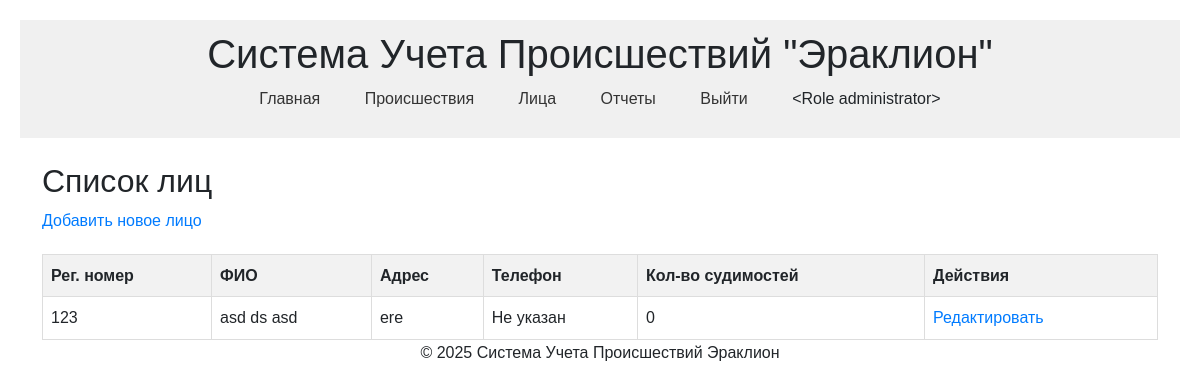
Screenshot of /persons (signed in) with the database file from the repository.
### models.py (models this page shows, shortened)
class Role(db.Model):
    id = db.Column(db.Integer, primary_key=True)
    name = db.Column(db.String(50), unique=True, nullable=False)
    description = db.Column(db.Text)
    def __repr__(self):
        return f'<Role {self.name}>'

class Person(db.Model):
    id = db.Column(db.Integer, primary_key=True)
    reg_number = db.Column(db.String(50), unique=True, nullable=False)
    first_name = db.Column(db.String(100), nullable=False)
    last_name = db.Column(db.String(100), nullable=False)
    patronymic = db.Column(db.String(100))
    address = db.Column(db.String(255))
    phone = db.Column(db.String(20))  # новое поле
    convictions_count = db.Column(db.Integer, default=0)
    incident_roles = db.relationship('IncidentPerson', backref='person', lazy='dynamic')

### routes.py (the view)
@login_required
@routes.route('/persons')
def list_persons():
    persons = Person.query.all()
    return render_template('persons/list_persons.html', persons=persons)

### app.py (called while the page is built)
@login_manager.user_loader
def load_user(user_id):
    return User.query.get(int(user_id))

### templates/persons/list_persons.html
{% extends "base.html" %}
{% block content %}
    <h2>Список лиц</h2>
    {% if current_user.is_authenticated %}
        {% if current_user.role.name == 'administrator' %}
            <a href="{{ url_for('routes.add_person') }}">Добавить новое лицо</a>
        {% endif %}
    {% endif %}
    <table>
        <thead>
            <tr>
                <th>Рег. номер</th>
                <th>ФИО</th>
                <th>Адрес</th>
                <th>Телефон</th>
                <th>Кол-во судимостей</th>
                <th>Действия</th>
            </tr>
        </thead>
        <tbody>
            {% for person in persons %}
                <tr>
                    <td>{{ person.reg_number }}</td>
                    <td>{{ person.last_name }} {{ person.first_name }} {{ person.patronymic or '' }}</td>
                    <td>{{ person.address or 'Не указан' }}</td>
                    <td>{{ person.phone or 'Не указан' }}</td>
                    <td>{{ person.convictions_count }}</td>
                    {% if current_user.is_authenticated %}
                        {% if current_user.role.name == 'administrator' %}
                            <td>
                                <a href="{{ url_for('routes.edit_person', person_id=person.id) }}">Редактировать</a>
                            </td>
                        {% endif %}
                    {% endif %}
                </tr>
            {% endfor %}
        </tbody>
    </table>
{% endblock %}

### templates/base.html (shortened to what this page needs)
<!DOCTYPE html>
<html lang="en">
<head>
    <link href="https://cdn.jsdelivr.net/npm/bootstrap@5.3.2/dist/css/bootstrap.min.css" rel="stylesheet">
    <link rel="stylesheet" href="{{ url_for('static', filename='css/style.css') }}">
</head>
<body>
    <header>
        <h1>Система Учета Происшествий "Эраклион"</h1>
        <nav>
            <ul>
                <li><a href="{{ url_for('routes.index') }}">Главная</a></li>
                {% if current_user.is_authenticated %}
                    <li><a href="{{ url_for('routes.list_incidents') }}">Происшествия</a></li>
                    <li><a href="{{ url_for('routes.list_persons') }}">Лица</a></li>
                    <li><a href="{{ url_for('routes.report_incident_count') }}">Отчеты</a></li>
                    <li><a href="{{ url_for('routes.logout') }}">Выйти</a></li>
                    <li>
                        <span>
                            {{ current_user.role }}
                        </span>
                    </li>
                {% else %}
                    <li>
                        <a href="{{ url_for('routes.login') }}">Войти</a>
                    </li>
                {% endif %}
            </ul>
        </nav>
    </header>
    <main>
        <div class="container mt-4">
            {% block content %}{% endblock %}
        </div>
    </main>
    <div class="footer-wrapper">
      <footer>
        <p>&copy; 2025 Система Учета Происшествий Эраклион</p>
      </footer>
    </div>
</body>
</html>

### static/css/style.css (style rules this page uses)
body { font-family: sans-serif; margin: 20px; line-height: 1.6; }
header { background-color: #f0f0f0; padding: 10px 0; text-align: center; margin-bottom: 20px; }
nav ul { list-style: none; padding: 0; }
nav ul li { display: inline; margin: 0 15px; }
nav a { text-decoration: none; color: #333; }
main { margin-top: 20px; }
table { width: 100%; border-collapse: collapse; margin-top: 20px; }
th, td { border: 1px solid #ddd; padding: 8px; text-align: left; }
th { background-color: #f2f2f2; }
a { color: #007bff; text-decoration: none; margin-right: 10px; }
.footer-wrapper { text-align: center; }

### rows the page displays
Role: role "<Role administrator>"
Person: reg_number "123", last_name "asd", first_name "ds", patronymic "asd", address "ere", phone "Не указан", convictions_count "0"
